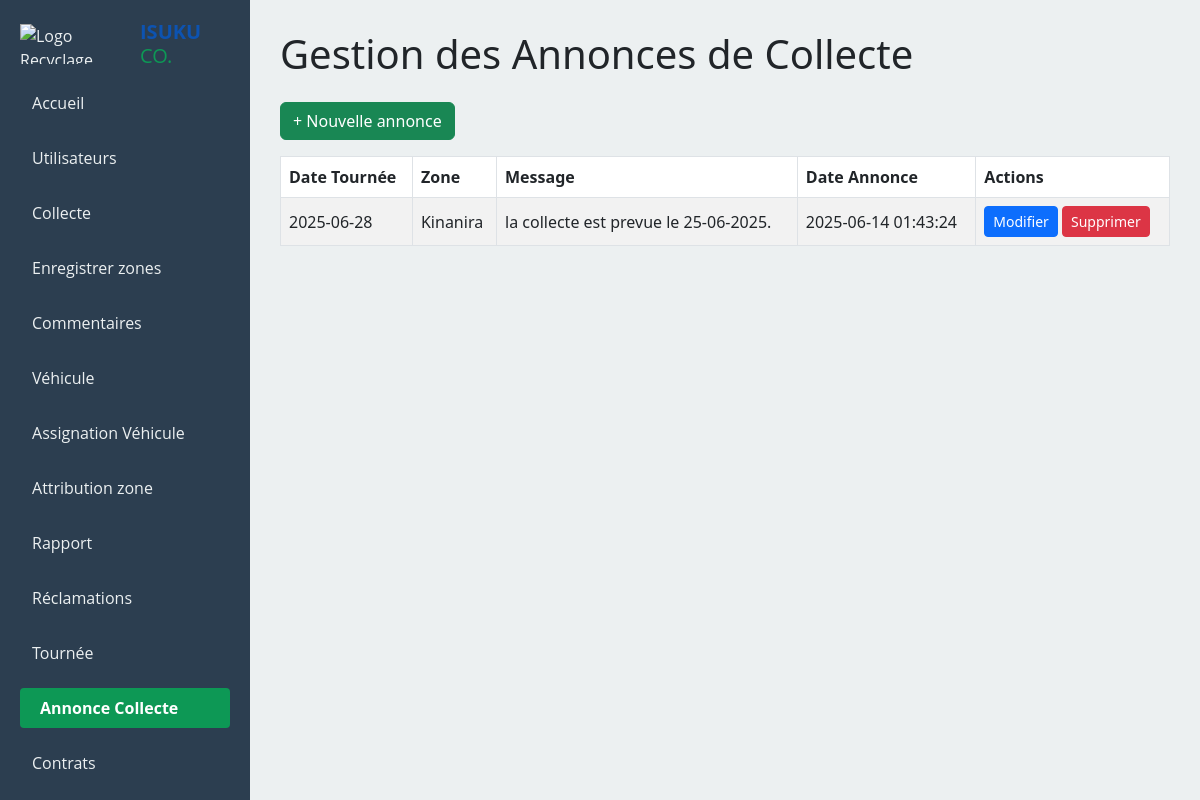
The page /coordinateur/annonce_collecte.php (signed in) on the database its author committed.
### tables this page shows
CREATE TABLE `annonce_collecte` (
  `id_annonce` int(11) NOT NULL,
  `id_tournee` int(11) NOT NULL,
  `date_annonce` datetime DEFAULT current_timestamp(),
  `message` text DEFAULT NULL
);

CREATE TABLE `tournee` (
  `id_tournee` int(11) NOT NULL,
  `date_tournee` date NOT NULL,
  `id_chauffeur` varchar(100) NOT NULL,
  `id_zone` int(11) NOT NULL,
  `statut` enum('planifiée','annulée','terminée') NOT NULL DEFAULT 'planifiée',
  `commentaire` text DEFAULT NULL,
  `date_creation` datetime NOT NULL DEFAULT current_timestamp()
);

CREATE TABLE `zone` (
  `id_zone` int(11) NOT NULL,
  `nom_quartier` varchar(100) NOT NULL,
  `commune` varchar(100) DEFAULT NULL,
  `province` varchar(100) DEFAULT NULL,
  `tarif_mensuel` decimal(10,2) NOT NULL
);

### coordinateur/annonce_collecte.php (the view, shortened to what this page needs)
<?php
$bdd = new PDO('mysql:host=localhost;dbname=isukuco;charset=utf8mb4', 'root', '', [
    PDO::ATTR_ERRMODE => PDO::ERRMODE_EXCEPTION
]);
$annonces = $bdd->query("SELECT a.*, t.date_tournee, z.nom_quartier
                         FROM annonce_collecte a
                         JOIN tournee t ON a.id_tournee = t.id_tournee
                         JOIN zone z ON t.id_zone = z.id_zone
                         ORDER BY a.date_annonce DESC")->fetchAll(PDO::FETCH_ASSOC);
?>
<!DOCTYPE html>
<html lang="fr">
<head>
  <link href="https://cdn.jsdelivr.net/npm/bootstrap@5.3.0/dist/css/bootstrap.min.css" rel="stylesheet" />
</head>
<body>
<div class="dashboard">
  <?php include 'sidebar.php'; ?>
  <main class="main-content">
    <h1 class="mb-4">Gestion des Annonces de Collecte</h1>
    <button class="btn btn-success mb-3" data-bs-toggle="modal" data-bs-target="#annonceModal" onclick="openModal()">+ Nouvelle annonce</button>
    <table class="table table-bordered table-striped align-middle">
      <thead>
        <tr>
          <th>Date Tournée</th>
          <th>Zone</th>
          <th>Message</th>
          <th>Date Annonce</th>
          <th>Actions</th>
        </tr>
      </thead>
      <tbody>
        <?php foreach ($annonces as $a): ?>
        <tr>
          <td><?= htmlspecialchars($a['date_tournee']) ?></td>
          <td><?= htmlspecialchars($a['nom_quartier']) ?></td>
          <td><?= nl2br(htmlspecialchars($a['message'])) ?></td>
          <td><?= htmlspecialchars($a['date_annonce']) ?></td>
          <td>
            <button class="btn btn-sm btn-primary edit-btn"
              data-id="<?= $a['id_annonce'] ?>"
              data-tournee="<?= $a['id_tournee'] ?>"
              data-message="<?= htmlspecialchars($a['message'], ENT_QUOTES) ?>">
              Modifier
            </button>
            <a href="?del=<?= $a['id_annonce'] ?>" class="btn btn-sm btn-danger" onclick="return confirm('Supprimer cette annonce ?')">Supprimer</a>
          </td>
        </tr>
        <?php endforeach; ?>
      </tbody>
    </table>
  </main>
</div>
</body>
</html>

### coordinateur/annonce_collecte.php (style rules this page uses)
.dashboard { display: flex; min-height: 100vh; }
main.main-content { flex-grow: 1; padding: 30px; background-color: #ecf0f1; }

### rows shown on the page
annonce_collecte: id_tournee.date_tournee "2025-06-28", zone.nom_quartier "Kinanira", message "la collecte est prevue le 25-06-2025.", date_annonce "2025-06-14 01:43:24"
